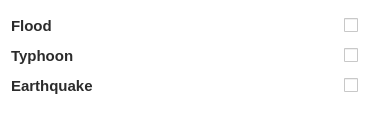
              <widget class="QWidget" name="scrollAreaWidgetContents_5">
               <property name="geometry">
                <rect>
                 <x>0</x>
                 <y>0</y>
                 <width>385</width>
                 <height>114</height>
                </rect>
               </property>
               <property name="font">
                <font>
                 <weight>75</weight>
                 <bold>true</bold>
                </font>
               </property>
               <property name="styleSheet">
                <string notr="true">background-color: white;
color:rgb(43, 43, 43);</string>
               </property>
               <layout class="QGridLayout" name="gridLayout_3">
                <item row="0" column="0">
                 <widget class="QLabel" name="label_22">
                  <property name="maximumSize">
                   <size>
                    <width>16777215</width>
                    <height>100</height>
                   </size>
                  </property>
                  <property name="font">
                   <font>
                    <pointsize>11</pointsize>
                    <weight>75</weight>
                    <bold>true</bold>
                   </font>
                  </property>
                  <property name="text">
                   <string>Flood</string>
                  </property>
                 </widget>
                </item>
                <item row="1" column="0">
                 <widget class="QLabel" name="label_23">
                  <property name="maximumSize">
                   <size>
                    <width>16777215</width>
                    <height>100</height>
                   </size>
                  </property>
                  <property name="font">
                   <font>
                    <pointsize>11</pointsize>
                    <weight>75</weight>
                    <bold>true</bold>
                   </font>
                  </property>
                  <property name="text">
                   <string>Typhoon</string>
                  </property>
                 </widget>
                </item>
                <item row="2" column="0">
                 <widget class="QLabel" name="label_24">
                  <property name="maximumSize">
                   <size>
                    <width>16777215</width>
                    <height>100</height>
                   </size>
                  </property>
                  <property name="font">
                   <font>
                    <pointsize>11</pointsize>
                    <weight>75</weight>
                    <bold>true</bold>
                   </font>
                  </property>
                  <property name="text">
                   <string>Earthquake</string>
                  </property>
                 </widget>
                </item>
                <item row="0" column="1">
                 <widget class="QCheckBox" name="shelter_res_flood_checkbox">
                  <property name="maximumSize">
                   <size>
                    <width>30</width>
                    <height>16777215</height>
                   </size>
                  </property>
                  <property name="cursor">
                   <cursorShape>PointingHandCursor</cursorShape>
                  </property>
                  <property name="text">
                   <string/>
                  </property>
                 </widget>
                </item>
                <item row="2" column="1">
                 <widget class="QCheckBox" name="shelter_res_earthquake_checkbox">
                  <property name="maximumSize">
                   <size>
                    <width>30</width>
                    <height>16777215</height>
                   </size>
                  </property>
                  <property name="cursor">
                   <cursorShape>PointingHandCursor</cursorShape>
                  </property>
                  <property name="text">
                   <string/>
                  </property>
                 </widget>
                </item>
                <item row="1" column="1">
                 <widget class="QCheckBox" name="shelter_res_typhoon_checkbox">
                  <property name="maximumSize">
                   <size>
                    <width>30</width>
                    <height>16777215</height>
                   </size>
                  </property>
                  <property name="cursor">
                   <cursorShape>PointingHandCursor</cursorShape>
                  </property>
                  <property name="text">
                   <string/>
                  </property>
                 </widget>
                </item>
               </layout>
              </widget>
